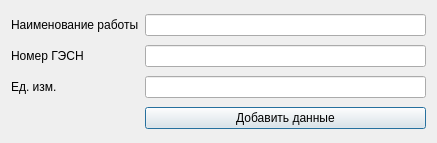
<?xml version="1.0" encoding="UTF-8"?>
<ui version="4.0">
 <class>Dialog</class>
 <widget class="QDialog" name="Dialog">
  <property name="geometry">
   <rect>
    <x>0</x>
    <y>0</y>
    <width>437</width>
    <height>143</height>
   </rect>
  </property>
  <property name="windowTitle">
   <string>Dialog</string>
  </property>
  <layout class="QGridLayout" name="gridLayout">
   <item row="0" column="0">
    <widget class="QLabel" name="labelWorkName">
     <property name="text">
      <string>Наименование работы</string>
     </property>
    </widget>
   </item>
   <item row="0" column="1">
    <widget class="QLineEdit" name="lineWorkName"/>
   </item>
   <item row="1" column="0">
    <widget class="QLabel" name="label_GESN_ID">
     <property name="text">
      <string>Номер ГЭСН</string>
     </property>
    </widget>
   </item>
   <item row="1" column="1">
    <widget class="QLineEdit" name="lineGESN_ID"/>
   </item>
   <item row="2" column="0">
    <widget class="QLabel" name="label_Unit">
     <property name="text">
      <string>Ед. изм.</string>
     </property>
    </widget>
   </item>
   <item row="2" column="1">
    <widget class="QLineEdit" name="line_Unit"/>
   </item>
   <item row="3" column="1">
    <widget class="QPushButton" name="pushAddData">
     <property name="text">
      <string>Добавить данные</string>
     </property>
    </widget>
   </item>
  </layout>
 </widget>
 <resources/>
 <connections>
  <connection>
   <sender>pushAddData</sender>
   <signal>clicked()</signal>
   <receiver>Dialog</receiver>
   <slot>accept()</slot>
   <hints>
    <hint type="sourcelabel">
     <x>217</x>
     <y>157</y>
    </hint>
    <hint type="destinationlabel">
     <x>147</x>
     <y>96</y>
    </hint>
   </hints>
  </connection>
 </connections>
</ui>
